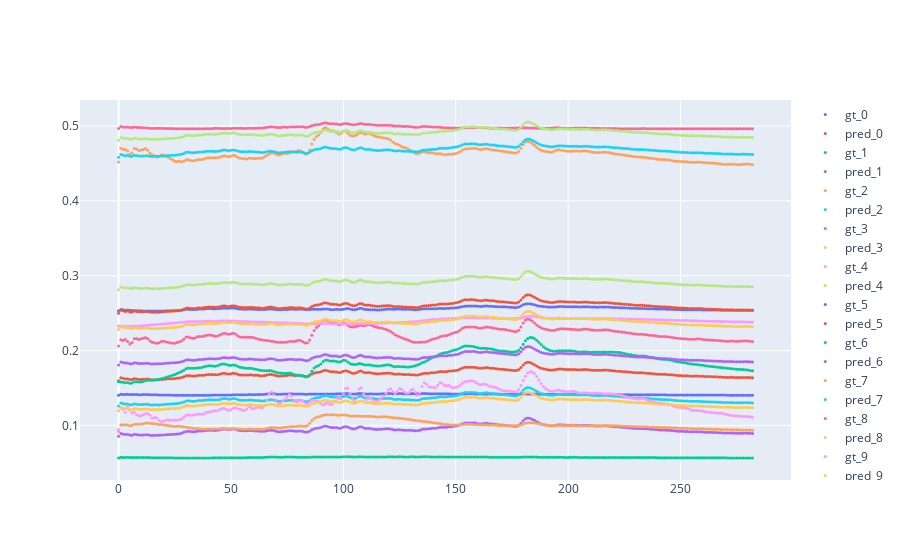

Notebook code cell kept with this figure:
### Code cell
calcStats(test_batch)

### Figure 1 — Plotly figure (JSON) as saved in the notebook; plotly's stock layout.template omitted (floating-point values rounded to 4 significant figures; data arrays with more than 128 entries replaced by an {"elided": "..."} marker saying what was removed)
{"data": [{"marker": {"size": 3}, "mode": "markers", "name": "gt_0", "type": "scatter", "y": {"elided": "283 float values"}}, {"marker": {"size": 3}, "mode": "markers", "name": "pred_0", "type": "scatter", "y": {"elided": "283 float values"}}, {"marker": {"size": 3}, "mode": "markers", "name": "gt_1", "type": "scatter", "y": {"elided": "283 float values"}}, {"marker": {"size": 3}, "mode": "markers", "name": "pred_1", "type": "scatter", "y": {"elided": "283 float values"}}, {"marker": {"size": 3}, "mode": "markers", "name": "gt_2", "type": "scatter", "y": {"elided": "283 float values"}}, {"marker": {"size": 3}, "mode": "markers", "name": "pred_2", "type": "scatter", "y": {"elided": "283 float values"}}, {"marker": {"size": 3}, "mode": "markers", "name": "gt_3", "type": "scatter", "y": {"elided": "283 float values"}}, {"marker": {"size": 3}, "mode": "markers", "name": "pred_3", "type": "scatter", "y": {"elided": "283 float values"}}, {"marker": {"size": 3}, "mode": "markers", "name": "gt_4", "type": "scatter", "y": {"elided": "283 float values"}}, {"marker": {"size": 3}, "mode": "markers", "name": "pred_4", "type": "scatter", "y": {"elided": "283 float values"}}, {"marker": {"size": 3}, "mode": "markers", "name": "gt_5", "type": "scatter", "y": {"elided": "283 float values"}}, {"marker": {"size": 3}, "mode": "markers", "name": "pred_5", "type": "scatter", "y": {"elided": "283 float values"}}, {"marker": {"size": 3}, "mode": "markers", "name": "gt_6", "type": "scatter", "y": {"elided": "283 float values"}}, {"marker": {"size": 3}, "mode": "markers", "name": "pred_6", "type": "scatter", "y": {"elided": "283 float values"}}, {"marker": {"size": 3}, "mode": "markers", "name": "gt_7", "type": "scatter", "y": {"elided": "283 float values"}}, {"marker": {"size": 3}, "mode": "markers", "name": "pred_7", "type": "scatter", "y": {"elided": "283 float values"}}, {"marker": {"size": 3}, "mode": "markers", "name": "gt_8", "type": "scatter", "y": {"elided": "283 float values"}}, {"marker": {"size": 3}, "mode": "markers", "name": "pred_8", "type": "scatter", "y": {"elided": "283 float values"}}, {"marker": {"size": 3}, "mode": "markers", "name": "gt_9", "type": "scatter", "y": {"elided": "283 float values"}}, {"marker": {"size": 3}, "mode": "markers", "name": "pred_9", "type": "scatter", "y": {"elided": "283 float values"}}], "layout": {}}
